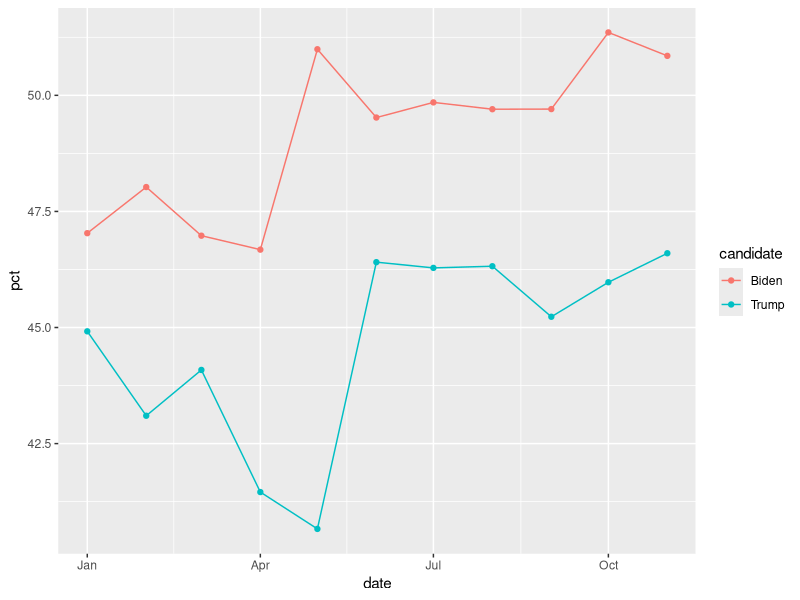
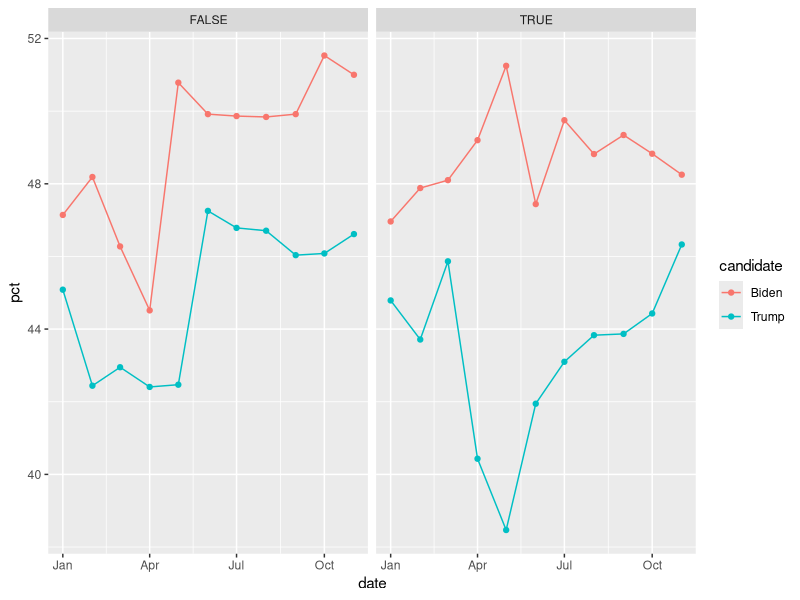
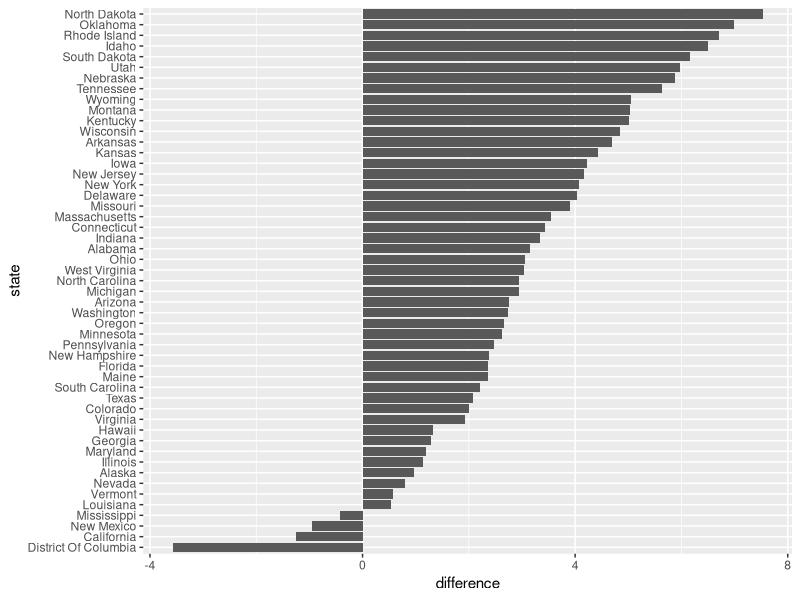

These figures' R source, in order:
## ---- chunk 1
#| label: setup

library(tidyverse)
polls <- read_csv("presidential_polls_2020.csv")
## ---- chunk 2
polls |>
  filter(answer %in% c("Biden", "Trump") & numeric_grade >= 2 & !is.na(state)) |>
  pivot_wider(id_cols = c(end_date, question_id), names_from = answer, values_from = pct) |>
  separate_wider_delim(end_date, "/", names = c("month", "day", "year")) |>
  group_by(month, year) |>
  summarize(Biden = mean(Biden, na.rm = T),
            Trump = mean(Trump, na.rm = T)) |>
  mutate(date = str_c(year, month, sep = "-"),
         date = ym(date)) |>
  pivot_longer(c(Biden, Trump), names_to = "candidate", values_to = "pct") |>
  ggplot(aes(x = date, y = pct, color = candidate)) +
  geom_point() +
  geom_line()
## ---- chunk 3
polls |>
  filter(answer %in% c("Biden", "Trump") & numeric_grade >= 2 & !is.na(state)) |>
  pivot_wider(names_from = answer, values_from = pct) |>
  separate_wider_delim(end_date, "/", names = c("month", "day", "year")) |>
  mutate(live = str_detect(methodology, "Live Phone")) |>
  group_by(month, year, live) |>
  summarize(Biden = mean(Biden, na.rm = T),
            Trump = mean(Trump, na.rm = T)) |>
  mutate(date = str_c(year, month, sep = "-"),
         date = ym(date)) |>
  pivot_longer(c(Biden, Trump), names_to = "candidate", values_to = "pct") |>
  ggplot(aes(x = date, y = pct, color = candidate)) +
  geom_point() +
  geom_line() +
  facet_wrap(~ live)
## ---- chunk 4
elec <- read_csv("2020-president.csv")
elec <- elec |>
  filter(candidate_name == "Biden") |>
  mutate(two_party_vote = two_party_vote*100)

polls |>
  mutate(date = mdy(end_date)) |>
  filter(answer %in% c("Biden", "Trump") & numeric_grade >= 2 & date >= mdy("10-15-2020") & !is.na(state)) |>
  pivot_wider(names_from = answer, values_from = pct) |>
  mutate(BidenShare = Biden/(Biden+Trump)*100,
         state = str_to_upper(state)) |>
  group_by(state) |>
  summarize(BidenTwoParty = mean(BidenShare, na.rm = T)) |>
  inner_join(elec) |>
  mutate(difference = BidenTwoParty - two_party_vote,
         state = str_to_title(state),
         state = fct(state),
         state = fct_reorder(state, difference)) |>
  ggplot() +
    geom_col(aes(y = state, x = difference))
